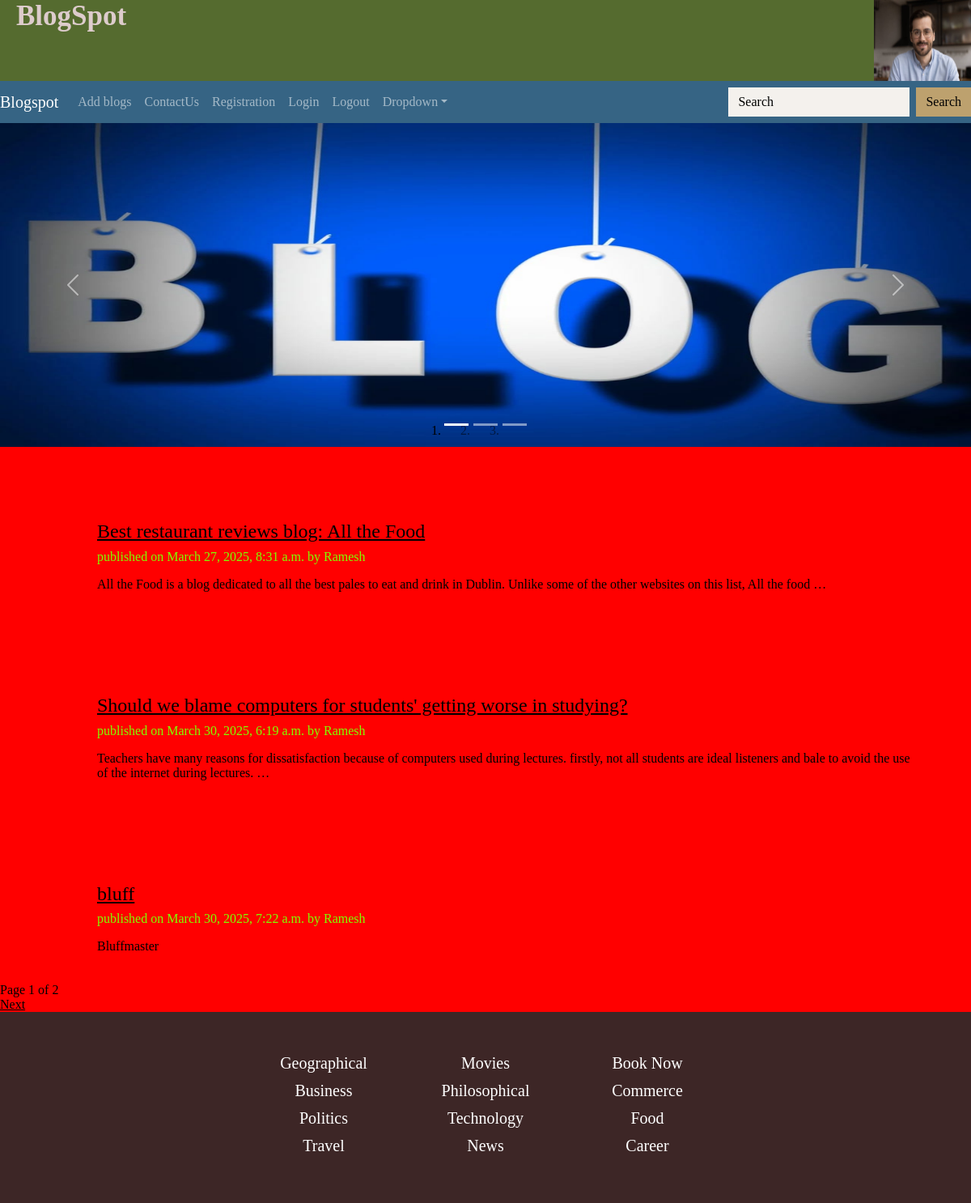
/home/, run on the app's committed database.
### blogApp/models.py (models this page shows, shortened)
class Post(models.Model):
    STATUS_CHOICES = (
        ('draft', 'Draft'),
        ('published', 'Published'),
    )
    title = models.CharField(max_length=256)
    slug = models.SlugField(max_length=264,unique_for_date='publish')
    author = models.ForeignKey(CustomUser, related_name='blog_posts', on_delete=models.CASCADE)
    body = models.TextField()
    publish = models.DateTimeField(default=timezone.now)
    created = models.DateTimeField(auto_now_add=True)
    updated = models.DateTimeField(auto_now=True)
    status = models.CharField(max_length=10,choices = STATUS_CHOICES,default='draft')
    objects = CustomManager()
    class Meta:
        ordering = ('publish',)
    def get_absolute_url(self):
        return reverse('blogdetail', args=[self.publish.year, self.publish.month, self.publish.day, self.slug])

class CustomUser(AbstractUser):
    address = models.TextField(blank=True, null=True)
    contact = models.CharField(max_length=15, blank=True, null=True)
    groups = models.ManyToManyField(
        Group,
        related_name="customuser_groups_set",  # Avoid conflict with auth.User.groups
        blank=True,
        help_text="The groups this user belongs to.",
        verbose_name="groups",
    )
    user_permissions = models.ManyToManyField(
        Permission,
        related_name="customuser_permissions",  # Avoid conflict with auth.User.user_permissions
        blank=True,
        help_text="Specific permissions for this user.",
        verbose_name="user permissions",
    )

### blogApp/views.py (the view)
# urls.py: path('home/',views.homeview),
def homeview(request):
    post = Post.objects.all()
    paginator = Paginator(post, 3)
    page_number = request.GET.get('page')
    try:
        post = paginator.page(page_number)
    except PageNotAnInteger:
        post = paginator.page(1)
    except EmptyPage:
        post = paginator.page(paginator.num_pages)
    return render(request,'blogApp/index.html',{'post':post})

### blogApp/models.py (called while the page is built)
    def get_queryset(self):
        return super().get_queryset().filter()

### templates/blogApp/index.html
{%extends 'blogApp/base.html' %}
{% block body_block %}
{% if post %}
{% for val in post %}
    <div id="blog-list"style="padding-left:10%;margin-top:30px;padding-bottom:20px;">
        <a href="{{val.get_absolute_url}}"><h4>{{val.title}}</h4></a>
        <p id="date">published on {{val.publish}}  by {{val.author}}</p>
        <p >{{val.body|truncatewords:30|linebreaks}}</p>
    </div>
{%endfor%}
{%endif%}
{% include 'blogApp/pagination.html' with page=post %}
{% endblock body_block %}

### templates/blogApp/base.html (shortened to what this page needs)
<!DOCTYPE html>
{% load static %}
<html lang="en">
<head>
    <link rel="stylesheet" href="{% static 'css/style.css' %}">
    <link rel="stylesheet" href="{% static 'css/style1.css' %}">
</head>
<body>
    <header>
        <div class="blogspot">BlogSpot</div>
        <img class="head-img" src="{% static 'images/img9.jpg' %}"alt="profile"/>
    </header>
  <nav
    class="navbar navbar-expand-sm navbar-dark"
    style="
        background-color:
            #366484;
    "
  >
    <a class="navbar-brand" href="/home/">Blogspot</a>
    <div class="collapse navbar-collapse" id="collapsibleNavId">
        <ul class="navbar-nav me-auto mt-2 mt-lg-0">
            <li class="nav-item">
                <a class="nav-link" href="/myblog/">Add blogs</a>
            </li>
            <li class="nav-item">
                <a class="nav-link" href="#">ContactUs</a>
            </li>
            <li class="nav-item">
                <a class="nav-link" href="/register">Registration</a>
            </li>
            <li class="nav-item">
                <a class="nav-link" href="/login">Login</a>
            </li>
            <li class="nav-item">
                <a class="nav-link" href="/logout">Logout</a>
            </li>
            <li class="nav-item dropdown">
                <a
                    class="nav-link dropdown-toggle"
                    href="#"
                    id="dropdownId"
                    data-bs-toggle="dropdown"
                    aria-haspopup="true"
                    aria-expanded="false"
                    >Dropdown</a
                >
            </li>
        </ul>
        <form class="d-flex my-2 my-lg-0">
            <input
                class="form-control me-sm-2"
                type="text"
                placeholder="Search"
                style="background-color:rgb(244, 241, 237);"
            />
            <button style="background-color:rgb(189, 161, 110); color:black;" class="btn btn-outline-success my-2 my-sm-0" type="submit">
                Search
            </button>
        </form>
    </div>
  </nav>
<div id="carouselId" class="carousel slide" data-bs-ride="carousel">
    <ol class="carousel-indicators">
        <li
            data-bs-target="#carouselId"
            data-bs-slide-to="0"
            class="active"
            aria-current="true"
            aria-label="First slide"
        ></li>
        <li
            data-bs-target="#carouselId"
            data-bs-slide-to="1"
            aria-label="Second slide"
        ></li>
        <li
            data-bs-target="#carouselId"
            data-bs-slide-to="2"
            aria-label="Third slide"
        ></li>
    </ol>
    <div class="carousel-inner" role="listbox">
        <div class="carousel-item active">
            <img
                src="{% static 'images/blog.jpg'%}"
                class="w-100 d-block"
                id="carouse-img"
                alt="First slide"
            />
        </div>
    </div>
    <button
        class="carousel-control-prev"
        type="button"
        data-bs-target="#carouselId"
        data-bs-slide="prev"
    >
        <span class="carousel-control-prev-icon" aria-hidden="true"></span>
    </button>
    <button
        class="carousel-control-next"
        type="button"
        data-bs-target="#carouselId"
        data-bs-slide="next"
    >
        <span class="carousel-control-next-icon" aria-hidden="true"></span>
    </button>
</div>
    {% block body_block %}
    {% endblock %}
    <div class="footer">
            <table align="center">
                <tr>
                    <td><h5 className="heading5">Geographical</h5></td>
                    <td><h5 className="heading5">Movies</h5></td>
                    <td><h5 className="heading5">Book Now</h5></td>
                </tr>
                <tr>
                    <td><h5 className="heading5">Business</h5></td>
                    <td><h5 className="heading5">Philosophical</h5></td>
                    <td><h5 className="heading5">Commerce</h5></td>
                </tr>
                <tr>
                    <td><h5 className="heading5">Politics</h5></td>
                    <td><h5 className="heading5">Technology</h5></td>
                    <td><h5 className="heading5">Food</h5></td>
                </tr>
                <tr>
                    <td><h5 className="heading5">Travel</h5></td>
                    <td><h5 className="heading5">News</h5></td>
                    <td><h5 className="heading5">Career</h5></td>
                </tr>
            </table>
        </div>
</body>
</html>

### templates/blogApp/pagination.html (shortened to what this page needs)
<div class="paginator">
    Page {{page.number}} of {{page.paginator.num_pages}}<br>
    {% if page.has_next%}
    <a href="?page={{page.next_page_number}}">Next</a>
    {%endif%}
</div>

### static/css/style1.css (style rules this page uses)
.carousel-item { height:400px; width:100%; }
#carouse-img { height:400px; width:100%; }
.head-img { width:10%; height:100%; display:inline; float:inline-end; }
header { height:100px; background-color: darkolivegreen; }
.blogspot { display:inline; color:rgb(221, 204, 204); font-size:35px; font-weight: bolder; margin-left:20px; margin-top:30px; }
.footer { background-color: rgb(61, 38, 38); color:white; padding:50px; margin:0px; }
td { width:200px; text-align: center; }
.form-control { border-color: black; background-color: rgba(223, 220, 214, 0.944); }
#blog-list { padding-left: 5%; padding:5%; }
body { background-color: red; }
#date { color:chartreuse; }

### data on the page
Post: title "Best restaurant reviews blog: All the Food", publish "March 27, 2025, 8:31 a.m.", author "Ramesh", body "All the Food is a blog dedicated to all the best pales to eat and drink in Dublin. Unlike some of the other websites on this list, All the food …"
Post: title "Should we blame computers for students' getting worse in studying?", publish "March 30, 2025, 6:19 a.m.", author "Ramesh", body "Teachers have many reasons for dissatisfaction because of computers used during lectures. firstly, not all students are ideal listeners and bale to avoid the use of the internet during lectures. …"
Post: title "bluff", publish "March 30, 2025, 7:22 a.m.", author "Ramesh", body "Bluffmaster"

### other printed values
{{ page.number }} "1"
{{ page.paginator.num_pages }} "2"
